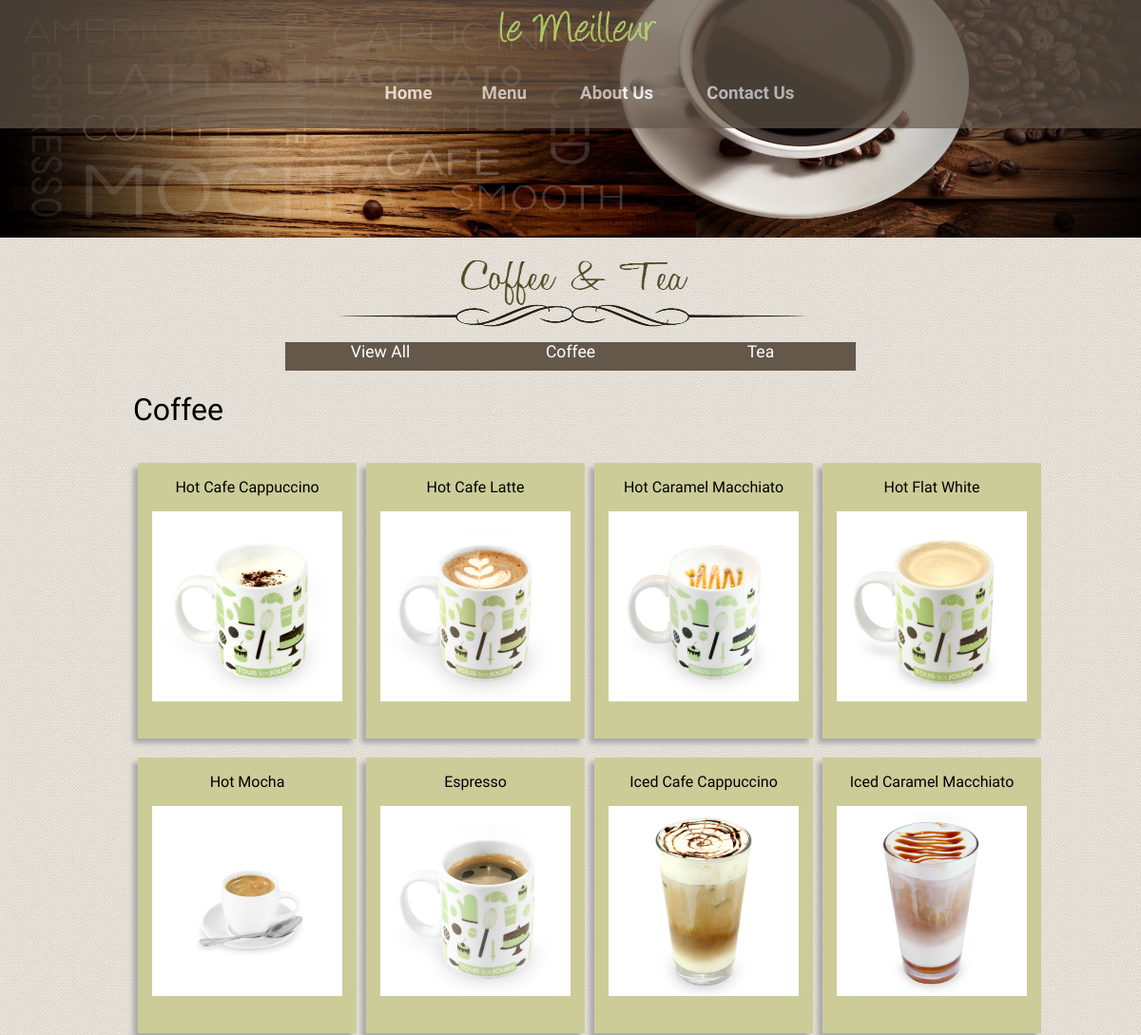
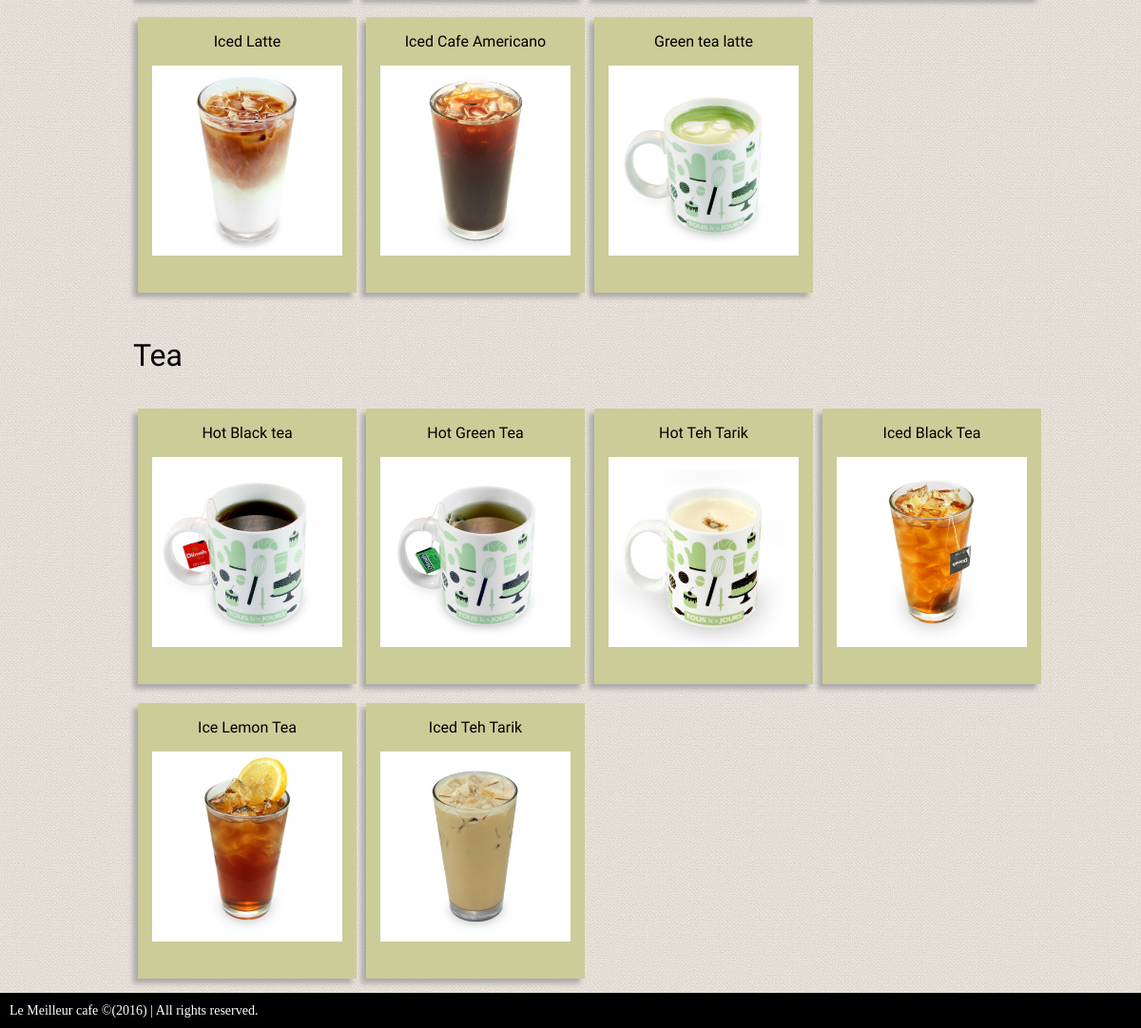
The page /menu/coffee&tea.php on the database its author committed (2 pictures, top to bottom).
### tables this page shows
CREATE TABLE coffeeTea (
id INT  UNSIGNED AUTO_INCREMENT PRIMARY KEY,
name VARCHAR(30) NOT NULL,
type VARCHAR(10) NOT NULL,
image VARCHAR(100) NOT NULL,
description VARCHAR(300)NOT NULL
);

### menu/coffee&tea.php (the view, shortened to what this page needs)
<!DOCTYPE html>
<html>
<head>
<link rel="stylesheet" href="../styles/mystyle.css">
</head>
<body>
<?php include('../includes/header.php');?>
<?php include('../includes/navigation.php');?>
<div id="wrapper">
<div id="contentWrapper">
<?php include("../includes/DBSetting.php");?>
<?php $coffeeTeaType=array("Coffee", "Tea");?>
<div id="coffeeheader" class="title"></div>
<ul class="diffTypeNav" id="coffeeTeaNav">
<li class="coffeeTeaMenuNavList"><a onclick="showAll();">View All</a></li>
<li class="coffeeTeaMenuNavList"><a onclick="showCoffee();">Coffee</a></li>
<li class="coffeeTeaMenuNavList"><a onclick="showTea();">Tea</a></li>
</ul>
<?php foreach($coffeeTeaType as $type) {?>
<?php $sql = "SELECT * FROM coffeetea where type='".$type."'";
$result = $conn->query($sql);
if ($result->num_rows > 0) {
?>
<?php echo"<ul id='menu$type' class='menuUL'>";?>
<p class="type"><?php echo $type ?></p>
<?php
     while($row = $result->fetch_assoc()) {
?>
<li id="menuLI">
<div id="menuBox">
<p class="menuName"><?php echo $row["name"]; ?></p>
<div id="f1_container">
<div id="f1_card" class="shadow">
<div class="front face">
<img id="<?php echo $row["id"]; ?>" src="<?php echo $row["image"]; ?>" alt="<?php echo $row["name"]; ?>" width="200" height="200">
</div>
<div class="back face" >
</div>
</div>
</div>
</div>
</li>
<?php }?>
</ul>
<?php }
}
include('../includes/footer.php');?>
</div>
</div>
</body>
</html>

### styles/mystyle.css (style rules this page uses)
html { height:100%; }
div#contentWrapper { background-image: url(../images/background.jpg); background-repeat: repeat; padding: 0; font-size: 16px; margin: auto; z-index: 10; }
.title { padding-top: 100px; background-size: 500px 100px; background-repeat: no-repeat; background-position: center; }
body { margin:0px; padding:0px; height:100%; }
ul.menuUL { display:table; list-style: none outside none; width: 960px; margin:auto; }
li#menuLI { float: left; display: block; width: 230px; height: 300px; margin:5px; }
ul.diffTypeNav { position:relative; top:10px; list-style-type: none; height:30px; overflow: hidden; background-color: rgb(100,88,75); margin:auto; padding:0; font-size:1.1em; font-family:PT Sans Narrow; }
ul#coffeeTeaNav { width:600px; }
li.coffeeTeaMenuNavList { float: left; width: 200px; height:100% }
li.coffeeTeaMenuNavList a { display: inline-block; color: white; text-align: center; width: 100%; height:100%; text-decoration: none; font-family: Abel, sans-serif; }
#menuBox { display: inline-block; width: 230px; height:290px; text-align: center; background-color: #cccc99; box-shadow: -5px 5px 5px #aaa; position:relative; }
#f1_container { perspective: 1000; }
#f1_card { position: absolute; width: 100%; height: 100%; transform-style: preserve-3d; transition: 300ms linear all; }
.face { -webkit-backface-visibility: hidden; backface-visibility: hidden; -webkit-transition: -webkit-transform 1s; transition: transform 1s; position: absolute; width: 100%; height: 100%; backface-visibility: hidden; }
.face.back { display: block; box-sizing: border-box; transform: rotateY(180deg); text-align: center; color:#666633; width:200px; height:200px; margin-left:15px; }
div #coffeeheader { background-image:url("../images/menuTitle/coffee.png"); }
div.title { padding-top:100px; background-position:center; background-size:500px 100px; background-repeat: no-repeat; }
p.type { font-family: Abel, sans-serif; font-size: 2.0em; }
p.menuName { font-family: Abel, sans-serif; text-align:center; }

### rows shown on the page
coffeetea: name "Hot Cafe Cappuccino", image (picture)
coffeetea: name "Hot Cafe Latte", image (picture)
coffeetea: name "Hot Caramel Macchiato", image (picture)
coffeetea: name "Hot Flat White", image (picture)
coffeetea: name "Hot Mocha", image (picture)
coffeetea: name "Espresso", image (picture)
coffeetea: name "Iced Cafe Cappuccino", image (picture)
coffeetea: name "Iced Caramel Macchiato", image (picture)
coffeetea: name "Iced Latte", image (picture)
coffeetea: name "Iced Cafe Americano", image (picture)
coffeetea: name "Green tea latte", image (picture)
coffeetea: name "Hot Black tea", image (picture)
coffeetea: name "Hot Green Tea", image (picture)
coffeetea: name "Hot Teh Tarik", image (picture)
coffeetea: name "Iced Black Tea", image (picture)
coffeetea: name "Ice Lemon Tea", image (picture)
coffeetea: name "Iced Teh Tarik", image (picture)

### other values the page prints
$type "Coffee"
$type "Tea"
